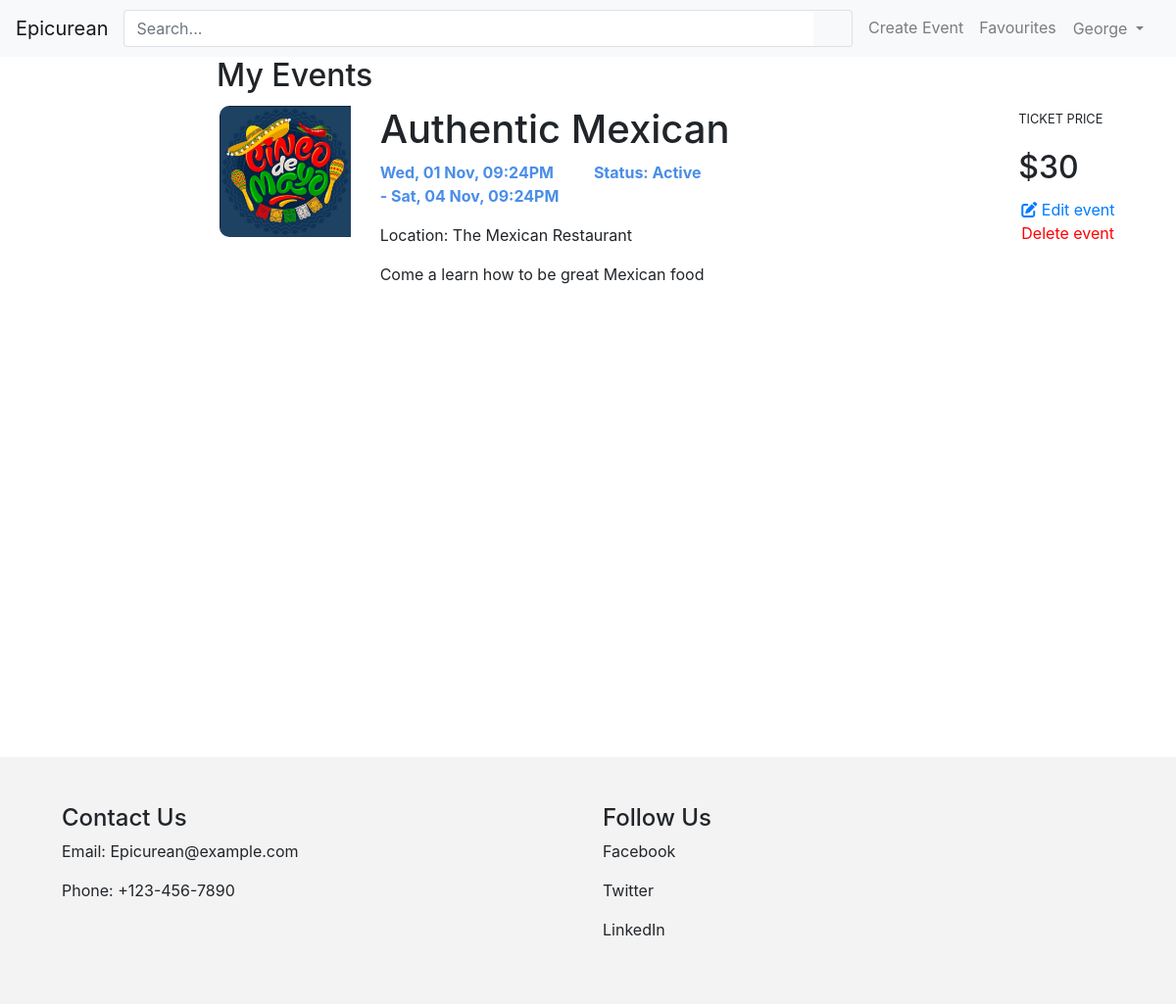
Page /account/myevents (signed in) on the committed database.
### website/models.py (models this page shows)
class User(db.Model, UserMixin):
    __tablename__ = 'users' # good practice to specify table name
    id = db.Column(db.Integer, primary_key=True)
    name = db.Column(db.String(100), index=True, unique=True, nullable=False)
    emailid = db.Column(db.String(100), index=True, nullable=False)
    phone = db.Column(db.String(100), index=True, nullable=False)
    address = db.Column(db.String(100), index=True, nullable=False)
    password_hash = db.Column(db.String(255), nullable=False)
    comments = db.relationship('Comment', backref='user')

class Event(db.Model):
    __tablename__ = 'events'
    eventid = db.Column(db.Integer, primary_key=True)
    name = db.Column(db.String(80))
    description = db.Column(db.String(200))
    image = db.Column(db.String(400))
    ticketPrice = db.Column(db.String(3))
    status = db.Column(db.String(20))
    created_at = db.Column(db.DateTime, default=datetime.now())
    startdate = db.Column(db.DateTime)
    enddate = db.Column(db.DateTime)
    Dietary = db.Column(db.String(80))
    Theme = db.Column(db.String(80))
    SkillLevel = db.Column(db.String(80))
    location = db.Column(db.String(100))
    user = db.Column(db.String(80))
    comments = db.relationship('Comment', backref='event')

### website/auth.py (the view)
@authbp.route('/account/myevents')
@login_required
def myevents():
    user = current_user.name
    userevents = Event.query.filter_by(user=user).all()
    return render_template('account/myevents.html', UserEvent=userevents, heading='MyEvents')

### website/templates/account/myevents.html
{% extends "base.html" %}
{% block style %}
<link rel="stylesheet" type="text/css" href="{{ url_for('static', filename='css/account.css') }}">
{% endblock %}
{% block content %}
    <main role="main" class="col-md-9 ml-sm-auto col-lg-10 px-4">
        <div class="row">
            <h2>My Events</h2>
        </div>
        {% for userevents in UserEvent %}
        <div class="row py-1">
            <div class="col-2">
                <img src="../../{{ userevents.image }}" class="img-fluid">
            </div>
            <div class="col-8">
                <h1>{{userevents.name}}</h1>
                <div class="row">
                    <div class="col-4">
                        <p class="font-weight-bold date">{{userevents.startdate.strftime('%a, %d %b, %I:%M%p')}} - {{userevents.enddate.strftime('%a, %d %b, %I:%M%p')}}</p>
                    </div>
                    <div class="col-3">
                        <p class="font-weight-bold status">Status: {{userevents.status}}</p>
                    </div>
                </div>
                <div>
                    <p>Location: {{userevents.location}}</p>
                    <p>{{userevents.description}}</p>
                </div>
            </div>
            <div class="col-2 justify-content-center">
                <div class="row justify-content-center my-1">
                    <p><small>TICKET PRICE</small></p>
                </div>
                <div class="row justify-content-center my-1">
                    <h2>${{userevents.ticketPrice}}</h2>
                </div>
                <div>
                    <a href="/events/update/{{userevents.eventid}}">
                        <i class="fa-solid fa-pen-to-square icon"></i>
                        Edit event
                    </a>
                </div>
                <div>
                    <a href="/accounts/delete/{{userevents.eventid}}" style="color: red;">
                        Delete event
                    </a>
                </div>
            </div>
        </div>
        {% endfor %}
      </main>
{% endblock %}

### website/templates/base.html (shortened to what this page needs)
<html>
<head>
    <link href="https://cdn.jsdelivr.net/npm/bootstrap@5.3.0-alpha3/dist/css/bootstrap.min.css" rel="stylesheet">
    <link rel="stylesheet" type="text/css" href="{{ url_for('static', filename='css/base.css') }}">
    <link rel="stylesheet" href="https://stackpath.bootstrapcdn.com/bootstrap/4.5.2/css/bootstrap.min.css">
    <link rel="stylesheet" href="https://stackpath.bootstrapcdn.com/font-awesome/4.7.0/css/font-awesome.min.css">
    {% block style %}
    {% endblock %}
</head>
<body>
    <header>
        <nav class="navbar navbar-expand-md navbar-light bg-light">
            <div class="d-flex flex-grow-1">
                <a href="/" class="navbar-brand">Epicurean</a>
                <form class="mr-2 my-auto w-100 d-inline-block order-1" method="get">
                    <div class="input-group">
                        <input type="text" class="form-control border border-right-0" placeholder="Search...">
                        <span class="input-group-append">
                            <button class="btn btn-outline-light border border-left-0" type="submit">
                                <i class="fa fa-search"></i>
                            </button>
                        </span>
                    </div>
                </form>
            </div>
            <div class="navbar-collapse collapse flex-shrink-1 flex-grow-0 order-last" id="navbar7">
                <ul class="navbar-nav me-2">
                    <li class="nav-item">
                        <a class="nav-link" href="/events/create">Create Event</a>
                    </li>
                    <li class="nav-item">
                        <a class="nav-link" href="/account/favourites">Favourites</a>
                    </li>
                    <li class="nav-item" >
                        {% if current_user.is_authenticated %}
                        <div class="dropdown">
                            <div class="collapse navbar-collapse" id="navbarNavDarkDropdown">
                                <ul class="navbar-nav">
                                  <li class="nav-item dropdown">
                                    <button class="btn btn-light dropdown-toggle nav-link" data-bs-toggle="dropdown" aria-expanded="false">
                                      {{ current_user.name }}
                                    </button>
                                  </li>
                                </ul>
                              </div>
                          </div>
                        {% else %}
                        <a class="nav-link" href="/login">Login</a>
                        {% endif %}
                    </li>
                </ul>
            </div>
        </nav>
    </header>
    {% block content %}
    {% endblock %}
    <footer class="footer mt-5">
        <div class="container">
          <div class="row">
            <div class="col-md-6">
              <h4>Contact Us</h4>
              <p>Email: Epicurean@example.com</p>
              <p>Phone: +123-456-7890</p>
            </div>
            <div class="col-md-6">
              <h4>Follow Us</h4>
              <p>Facebook</p>
              <p>Twitter</p>
              <p>LinkedIn</p>
            </div>
          </div>
        </div>
    </footer>
</body>
</html>

### website/static/css/base.css (style rules this page uses)
footer { margin-top: auto; background-color: rgba(240, 240, 240, 0.788); padding: 3rem; }
html { height: 100%; }
body { min-height: 100%; display: flex; flex-direction: column; }
img.img-fluid { border-top-left-radius: 10px; border-bottom-left-radius: 10px; }
p.date, p.status { color: #4a8ee7; }

### rows in the picture
User: name "George"
Event: image (picture), name "Authentic Mexican", startdate "Wed, 01 Nov, 09:24PM", enddate "Sat, 04 Nov, 09:24PM", status "Active", location "The Mexican Restaurant", description "Come a learn how to be great Mexican food", ticketPrice "30"
